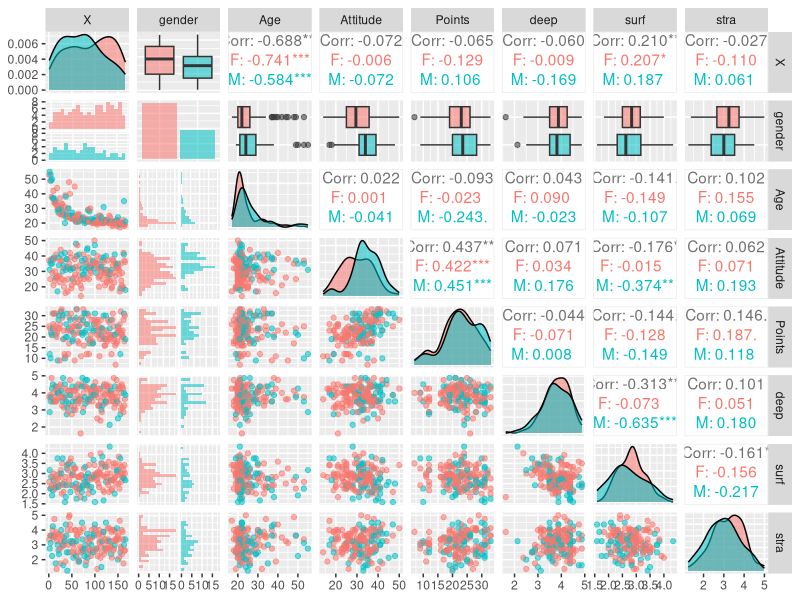

The R source for this figure:
## ---- chunk 1
library(GGally)
library(ggplot2)

learning2014 <- read.table("data/learning.csv", sep = ",", header = TRUE)
## ---- chunk 2
str(learning2014)
## ---- chunk 3
summary(learning2014)
## ---- chunk 4
kuvaaja <- ggpairs(learning2014, mapping = aes(col = gender, alpha = 0.3), lower = list(combo = wrap("facethist", bins = 20)))
kuvaaja
